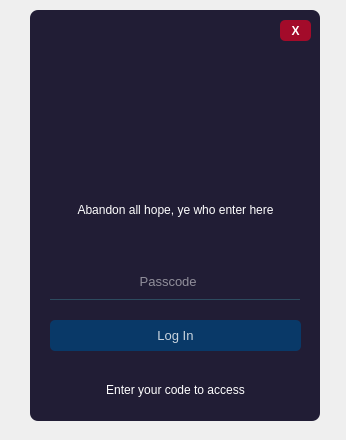
<?xml version="1.0" encoding="UTF-8"?>
<ui version="4.0">
 <class>MainWindow</class>
 <widget class="QMainWindow" name="MainWindow">
  <property name="geometry">
   <rect>
    <x>0</x>
    <y>0</y>
    <width>346</width>
    <height>440</height>
   </rect>
  </property>
  <property name="windowTitle">
   <string>MainWindow</string>
  </property>
  <widget class="QWidget" name="centralwidget">
   <widget class="QLabel" name="label_4">
    <property name="geometry">
     <rect>
      <x>30</x>
      <y>10</y>
      <width>290</width>
      <height>411</height>
     </rect>
    </property>
    <property name="font">
     <font>
      <italic>false</italic>
      <bold>false</bold>
     </font>
    </property>
    <property name="styleSheet">
     <string notr="true">background-color:rgba(6, 1, 28, 225);
border-radius:8px;</string>
    </property>
    <property name="text">
     <string/>
    </property>
   </widget>
   <widget class="QLabel" name="label_3">
    <property name="geometry">
     <rect>
      <x>40</x>
      <y>200</y>
      <width>271</width>
      <height>20</height>
     </rect>
    </property>
    <property name="styleSheet">
     <string notr="true">color: rgb(255, 255, 255);</string>
    </property>
    <property name="text">
     <string>Abandon all hope, ye who enter here</string>
    </property>
    <property name="alignment">
     <set>Qt::AlignCenter</set>
    </property>
   </widget>
   <widget class="QPushButton" name="btn_exit">
    <property name="geometry">
     <rect>
      <x>280</x>
      <y>20</y>
      <width>31</width>
      <height>21</height>
     </rect>
    </property>
    <property name="font">
     <font>
      <bold>true</bold>
     </font>
    </property>
    <property name="cursor">
     <cursorShape>PointingHandCursor</cursorShape>
    </property>
    <property name="autoFillBackground">
     <bool>false</bool>
    </property>
    <property name="styleSheet">
     <string notr="true">QPushButton {
	color: rgb(255, 255, 255);
	background-color: rgb(163, 11, 42);
	border: 0px solid;
	border-radius: 5px;
}
QPushButton:hover {
	background-color: rgb(240, 12, 58);
}</string>
    </property>
    <property name="text">
     <string>X</string>
    </property>
   </widget>
   <widget class="QLabel" name="logo">
    <property name="geometry">
     <rect>
      <x>110</x>
      <y>60</y>
      <width>131</width>
      <height>121</height>
     </rect>
    </property>
    <property name="styleSheet">
     <string notr="true">image: url(:/logo/logo.png);</string>
    </property>
    <property name="text">
     <string/>
    </property>
   </widget>
   <widget class="QLineEdit" name="txt_passcode">
    <property name="geometry">
     <rect>
      <x>50</x>
      <y>270</y>
      <width>250</width>
      <height>30</height>
     </rect>
    </property>
    <property name="font">
     <font>
      <pointsize>10</pointsize>
     </font>
    </property>
    <property name="styleSheet">
     <string notr="true">background-color:rgba(0,0,0,0);
border:1px solid rgba(0,0,0,0);
border-bottom-color:rgba(46,82,101,225);
color:rgb(255,255,255);
padding-bottom:7px</string>
    </property>
    <property name="text">
     <string/>
    </property>
    <property name="placeholderText">
     <string>                        Passcode</string>
    </property>
   </widget>
   <widget class="QPushButton" name="pushButton">
    <property name="geometry">
     <rect>
      <x>50</x>
      <y>320</y>
      <width>251</width>
      <height>31</height>
     </rect>
    </property>
    <property name="font">
     <font>
      <pointsize>10</pointsize>
     </font>
    </property>
    <property name="cursor">
     <cursorShape>PointingHandCursor</cursorShape>
    </property>
    <property name="styleSheet">
     <string notr="true">QPushButton#pushButton{
background-color:rgba(2,65,118,255);
color:rgba(255,255,255,200);
border-radius:5px
}

QPushButton#pushButton:pressed{
padding-left:5px;
padding-top:5px;
background-color:rgba(2,65,118,100);
background-position:calc(100% - 10px)center;
}

QPushButton#pushButton{
background-color:rgba(2,65,118,200);
}
</string>
    </property>
    <property name="text">
     <string>Log In</string>
    </property>
   </widget>
   <widget class="QLabel" name="label_5">
    <property name="geometry">
     <rect>
      <x>40</x>
      <y>380</y>
      <width>271</width>
      <height>20</height>
     </rect>
    </property>
    <property name="styleSheet">
     <string notr="true">color: rgb(255, 255, 255);</string>
    </property>
    <property name="text">
     <string>Enter your code to access</string>
    </property>
    <property name="alignment">
     <set>Qt::AlignCenter</set>
    </property>
   </widget>
  </widget>
 </widget>
 <resources>
  <include location="logosrc.qrc"/>
 </resources>
 <connections/>
</ui>
